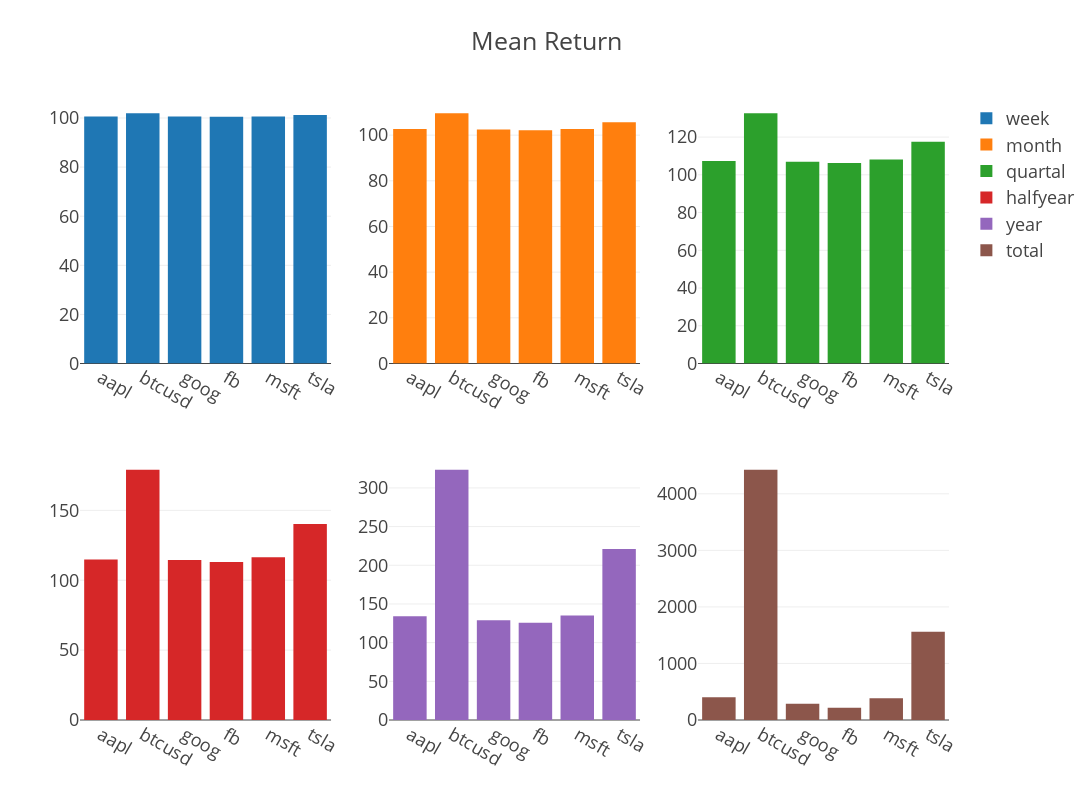

The notebook cell this image was saved under:
### Code cell
fig = make_subplots(rows=2, cols=3)

fig.add_trace(
    go.Bar(x=df_week.signal, y=df_week.means,
    name = "week"),
    row=1, col=1
)
fig.add_trace(
    go.Bar(x=df_month.signal, y=df_month.means,
    name = "month"),
    row=1, col=2
)
fig.add_trace(
    go.Bar(x=df_quartal.signal, y=df_quartal.means,
    name = "quartal"),
    row=1, col=3
)
fig.add_trace(
    go.Bar(x=df_halfyear.signal, y=df_halfyear.means,
    name = "halfyear"),
    row=2, col=1
)
fig.add_trace(
    go.Bar(x=df_year.signal, y=df_year.means,
    name = "year"),
    row=2, col=2
)
fig.add_trace(
    go.Bar(x=df_total.signal, y=df_total.means,
    name = "total"),
    row=2, col=3
)
fig.update_layout(height=800, width=1200, title_text="Mean Return")

fig.show()

### Figure 1 — Plotly figure (JSON) as saved in the notebook; plotly's stock layout.template omitted (floating-point values rounded to 4 significant figures)
{"data": [{"name": "week", "type": "bar", "x": ["aapl", "btcusd", "goog", "fb", "msft", "tsla"], "xaxis": "x", "y": [100.6, 102.0, 100.6, 100.5, 100.6, 101.2], "yaxis": "y"}, {"name": "month", "type": "bar", "x": ["aapl", "btcusd", "goog", "fb", "msft", "tsla"], "xaxis": "x2", "y": [102.7, 109.6, 102.4, 102.2, 102.7, 105.7], "yaxis": "y2"}, {"name": "quartal", "type": "bar", "x": ["aapl", "btcusd", "goog", "fb", "msft", "tsla"], "xaxis": "x3", "y": [107.4, 132.7, 106.9, 106.3, 108.1, 117.5], "yaxis": "y3"}, {"name": "halfyear", "type": "bar", "x": ["aapl", "btcusd", "goog", "fb", "msft", "tsla"], "xaxis": "x4", "y": [114.9, 179.1, 114.5, 113.1, 116.4, 140.3], "yaxis": "y4"}, {"name": "year", "type": "bar", "x": ["aapl", "btcusd", "goog", "fb", "msft", "tsla"], "xaxis": "x5", "y": [134.2, 323.6, 128.8, 125.8, 135.1, 221.1], "yaxis": "y5"}, {"name": "total", "type": "bar", "x": ["aapl", "btcusd", "goog", "fb", "msft", "tsla"], "xaxis": "x6", "y": [400.9, 4427.0, 288.1, 218.5, 386.5, 1560.0], "yaxis": "y6"}], "layout": {"height": 800, "title": {"text": "Mean Return"}, "width": 1200, "xaxis": {"anchor": "y", "domain": [0, 0.2889]}, "xaxis2": {"anchor": "y2", "domain": [0.3556, 0.6444]}, "xaxis3": {"anchor": "y3", "domain": [0.7111, 1]}, "xaxis4": {"anchor": "y4", "domain": [0, 0.2889]}, "xaxis5": {"anchor": "y5", "domain": [0.3556, 0.6444]}, "xaxis6": {"anchor": "y6", "domain": [0.7111, 1]}, "yaxis": {"anchor": "x", "domain": [0.575, 1]}, "yaxis2": {"anchor": "x2", "domain": [0.575, 1]}, "yaxis3": {"anchor": "x3", "domain": [0.575, 1]}, "yaxis4": {"anchor": "x4", "domain": [0, 0.425]}, "yaxis5": {"anchor": "x5", "domain": [0, 0.425]}, "yaxis6": {"anchor": "x6", "domain": [0, 0.425]}}}
